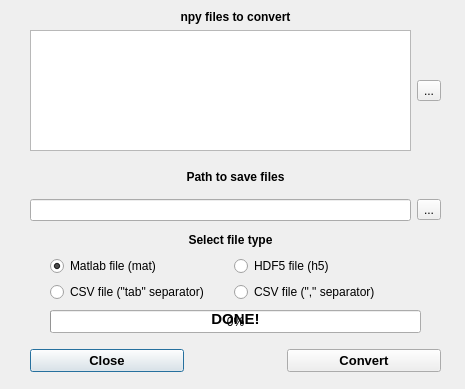
<?xml version="1.0" encoding="UTF-8"?>
<ui version="4.0">
    <class>Dialog_convert</class>
    <widget class="QDialog" name="Dialog_convert">
        <property name="geometry">
            <rect>
                <x>0</x>
                <y>0</y>
                <width>465</width>
                <height>389</height>
            </rect>
        </property>
        <property name="font">
            <font>
                <family>Arial</family>
            </font>
        </property>
        <property name="windowTitle">
            <string>Convert npy files</string>
        </property>
        <property name="windowIcon">
            <iconset resource="../img/resource.qrc">
                <normaloff>:/img/logo_app-64.png</normaloff>:/img/logo_app-64.png
            </iconset>
        </property>
        <widget class="QWidget" name="layoutWidget">
            <property name="geometry">
                <rect>
                    <x>30</x>
                    <y>10</y>
                    <width>411</width>
                    <height>141</height>
                </rect>
            </property>
            <layout class="QVBoxLayout" name="verticalLayout_16">
                <item>
                    <widget class="QLabel" name="label_input_files">
                        <property name="font">
                            <font>
                                <family>Arial</family>
                                <weight>75</weight>
                                <bold>true</bold>
                            </font>
                        </property>
                        <property name="text">
                            <string>npy files to convert</string>
                        </property>
                        <property name="alignment">
                            <set>Qt::AlignCenter</set>
                        </property>
                    </widget>
                </item>
                <item>
                    <layout class="QHBoxLayout" name="horizontalLayout_6">
                        <item>
                            <widget class="QListWidget" name="input_list_npy">
                                <property name="font">
                                    <font>
                                        <family>Arial</family>
                                    </font>
                                </property>
                            </widget>
                        </item>
                        <item>
                            <widget class="QToolButton" name="input_files_btn">
                                <property name="text">
                                    <string>...</string>
                                </property>
                                <property name="toolButtonStyle">
                                    <enum>Qt::ToolButtonIconOnly</enum>
                                </property>
                                <property name="arrowType">
                                    <enum>Qt::NoArrow</enum>
                                </property>
                            </widget>
                        </item>
                    </layout>
                </item>
            </layout>
        </widget>
        <widget class="QWidget" name="layoutWidget_2">
            <property name="geometry">
                <rect>
                    <x>30</x>
                    <y>160</y>
                    <width>411</width>
                    <height>61</height>
                </rect>
            </property>
            <layout class="QVBoxLayout" name="verticalLayout_17">
                <item>
                    <widget class="QLabel" name="label_6">
                        <property name="font">
                            <font>
                                <family>Arial</family>
                                <weight>75</weight>
                                <bold>true</bold>
                            </font>
                        </property>
                        <property name="text">
                            <string>Path to save files</string>
                        </property>
                        <property name="alignment">
                            <set>Qt::AlignCenter</set>
                        </property>
                    </widget>
                </item>
                <item>
                    <layout class="QHBoxLayout" name="horizontalLayout_7">
                        <item>
                            <widget class="QLineEdit" name="save_files_path">
                                <property name="font">
                                    <font>
                                        <family>Arial</family>
                                    </font>
                                </property>
                            </widget>
                        </item>
                        <item>
                            <widget class="QToolButton" name="save_files_btn">
                                <property name="text">
                                    <string>...</string>
                                </property>
                            </widget>
                        </item>
                    </layout>
                </item>
            </layout>
        </widget>
        <widget class="QWidget" name="verticalLayoutWidget">
            <property name="geometry">
                <rect>
                    <x>50</x>
                    <y>230</y>
                    <width>361</width>
                    <height>72</height>
                </rect>
            </property>
            <layout class="QVBoxLayout" name="verticalLayout">
                <item>
                    <widget class="QLabel" name="label_7">
                        <property name="font">
                            <font>
                                <family>Arial</family>
                                <weight>75</weight>
                                <bold>true</bold>
                            </font>
                        </property>
                        <property name="text">
                            <string>Select file type</string>
                        </property>
                        <property name="alignment">
                            <set>Qt::AlignCenter</set>
                        </property>
                    </widget>
                </item>
                <item>
                    <layout class="QHBoxLayout" name="horizontalLayout">
                        <item>
                            <widget class="QRadioButton" name="mat_file">
                                <property name="font">
                                    <font>
                                        <family>Arial</family>
                                    </font>
                                </property>
                                <property name="text">
                                    <string>Matlab file (mat)</string>
                                </property>
                                <property name="checked">
                                    <bool>true</bool>
                                </property>
                            </widget>
                        </item>
                        <item>
                            <widget class="QRadioButton" name="hdf5_file">
                                <property name="font">
                                    <font>
                                        <family>Arial</family>
                                    </font>
                                </property>
                                <property name="text">
                                    <string>HDF5 file (h5)</string>
                                </property>
                            </widget>
                        </item>
                    </layout>
                </item>
                <item>
                    <layout class="QHBoxLayout" name="horizontalLayout_2">
                        <item>
                            <widget class="QRadioButton" name="csv_tab_file">
                                <property name="font">
                                    <font>
                                        <family>Arial</family>
                                    </font>
                                </property>
                                <property name="text">
                                    <string>CSV file (&quot;tab&quot; separator)</string>
                                </property>
                            </widget>
                        </item>
                        <item>
                            <widget class="QRadioButton" name="csv_comma_file">
                                <property name="font">
                                    <font>
                                        <family>Arial</family>
                                    </font>
                                </property>
                                <property name="text">
                                    <string>CSV file (&quot;,&quot; separator)</string>
                                </property>
                            </widget>
                        </item>
                    </layout>
                </item>
            </layout>
        </widget>
        <widget class="QWidget" name="horizontalLayoutWidget_3">
            <property name="geometry">
                <rect>
                    <x>30</x>
                    <y>340</y>
                    <width>411</width>
                    <height>41</height>
                </rect>
            </property>
            <layout class="QHBoxLayout" name="horizontalLayout_3">
                <item>
                    <widget class="QPushButton" name="close_btn">
                        <property name="font">
                            <font>
                                <family>Arial</family>
                                <pointsize>10</pointsize>
                                <weight>75</weight>
                                <bold>true</bold>
                            </font>
                        </property>
                        <property name="text">
                            <string>Close</string>
                        </property>
                    </widget>
                </item>
                <item>
                    <spacer name="horizontalSpacer">
                        <property name="orientation">
                            <enum>Qt::Horizontal</enum>
                        </property>
                        <property name="sizeType">
                            <enum>QSizePolicy::Fixed</enum>
                        </property>
                        <property name="sizeHint" stdset="0">
                            <size>
                                <width>97</width>
                                <height>20</height>
                            </size>
                        </property>
                    </spacer>
                </item>
                <item>
                    <widget class="QPushButton" name="convert_btn">
                        <property name="font">
                            <font>
                                <family>Arial</family>
                                <pointsize>10</pointsize>
                                <weight>75</weight>
                                <bold>true</bold>
                            </font>
                        </property>
                        <property name="text">
                            <string>Convert</string>
                        </property>
                    </widget>
                </item>
            </layout>
        </widget>
        <widget class="QProgressBar" name="progressBar">
            <property name="geometry">
                <rect>
                    <x>50</x>
                    <y>310</y>
                    <width>371</width>
                    <height>23</height>
                </rect>
            </property>
            <property name="font">
                <font>
                    <family>Arial</family>
                </font>
            </property>
            <property name="value">
                <number>0</number>
            </property>
        </widget>
        <widget class="QLabel" name="done">
            <property name="geometry">
                <rect>
                    <x>200</x>
                    <y>310</y>
                    <width>71</width>
                    <height>17</height>
                </rect>
            </property>
            <property name="font">
                <font>
                    <family>Arial</family>
                    <pointsize>11</pointsize>
                    <weight>75</weight>
                    <bold>true</bold>
                </font>
            </property>
            <property name="text">
                <string>DONE!</string>
            </property>
            <property name="alignment">
                <set>Qt::AlignCenter</set>
            </property>
        </widget>
    </widget>
    <resources>
        <include location="resources.qrc"/>
        <include location="../img/resource.qrc"/>
    </resources>
    <connections/>
</ui>
